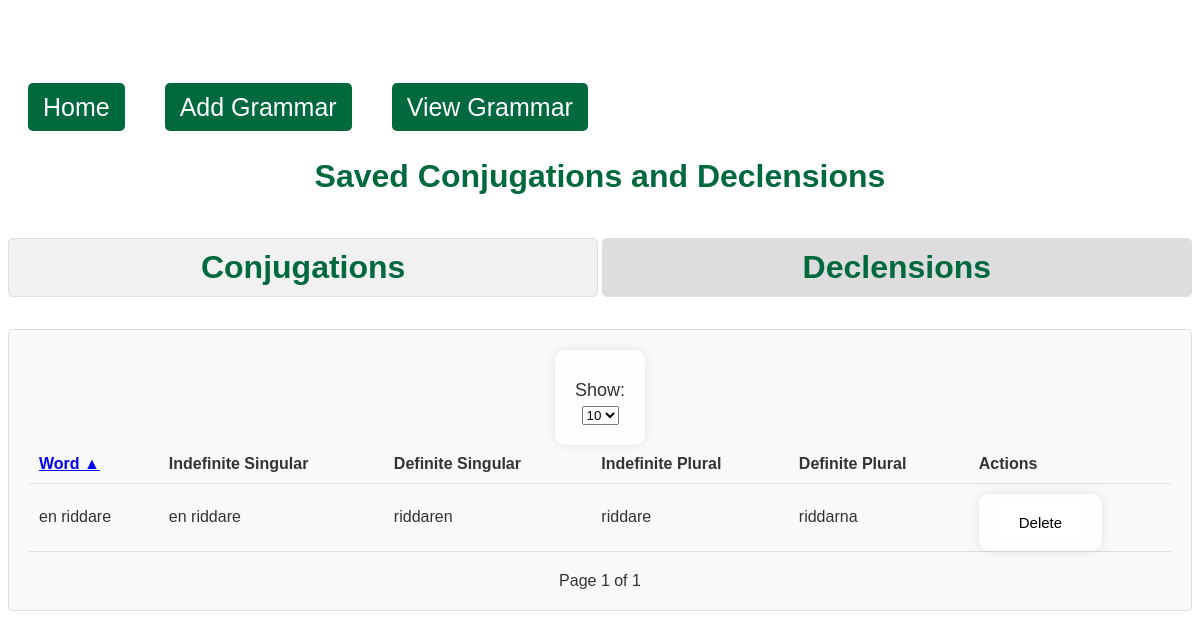
The page /view_grammar?sort_by=swedish_word&sort_order=asc&per_page=10&section=declensions on the database as committed earlier.
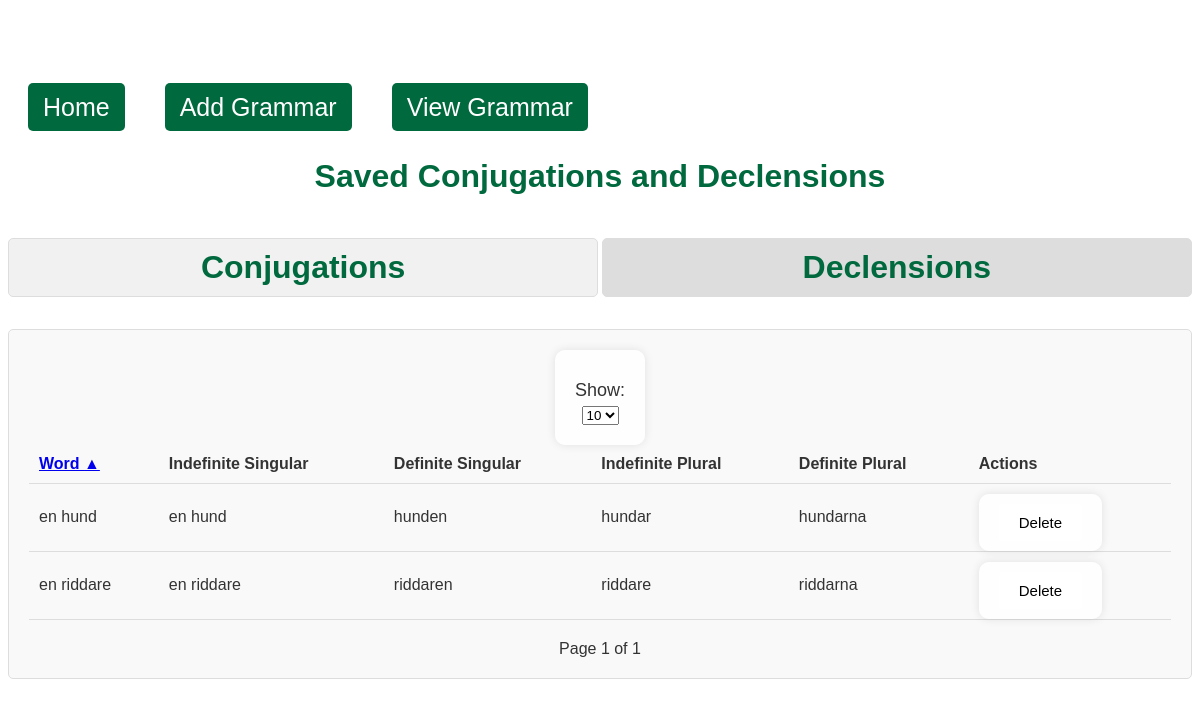
The same page on the database as committed later.
### tables this page shows
CREATE TABLE declensions (
                id INTEGER PRIMARY KEY AUTOINCREMENT,
                word_id INTEGER,
                indefinite_singular TEXT,
                definite_singular TEXT,
                indefinite_plural TEXT,
                definite_plural TEXT,
                FOREIGN KEY(word_id) REFERENCES vocabulary(id)
            );

CREATE TABLE vocabulary (
                id INTEGER PRIMARY KEY AUTOINCREMENT,
                swedish_word TEXT NOT NULL,
                german_word TEXT NOT NULL
            );

### app.py (the view)
@app.route('/view_grammar')
def view_grammar():
    per_page = int(request.args.get('per_page', 10))  # Default to 10 items per page
    page = int(request.args.get('page', 1))
    offset = (page - 1) * per_page
    sort_by = request.args.get('sort_by', 'swedish_word')
    sort_order = request.args.get('sort_order', 'asc')
    section = request.args.get('section', 'conjugations')  # Determine which section is being viewed
    with sqlite3.connect('database.db') as conn:
        cursor = conn.cursor()
        conjugations = []
        declensions = []
        total_conjugations = 0
        total_declensions = 0
        query_conjugations = f'''
            SELECT c.id, v.swedish_word, c.infinitive, c.imperative, c.present, c.preteritum, c.supinum
            FROM conjugations c
            JOIN vocabulary v ON c.word_id = v.id
            ORDER BY {sort_by} {sort_order}
            LIMIT ? OFFSET ?
        '''
        cursor.execute(query_conjugations, (per_page, offset))
        conjugations = cursor.fetchall()
        cursor.execute('SELECT COUNT(*) FROM conjugations')
        total_conjugations = cursor.fetchone()[0]
        query_declensions = f'''
            SELECT d.id, v.swedish_word, d.indefinite_singular, d.definite_singular, d.indefinite_plural, d.definite_plural
            FROM declensions d
            JOIN vocabulary v ON d.word_id = v.id
            ORDER BY {sort_by} {sort_order}
            LIMIT ? OFFSET ?
        '''
        cursor.execute(query_declensions, (per_page, offset))
        declensions = cursor.fetchall()
        cursor.execute('SELECT COUNT(*) FROM declensions')
        total_declensions = cursor.fetchone()[0]
    total_pages_conjugations = (total_conjugations + per_page - 1) // per_page
    total_pages_declensions = (total_declensions + per_page - 1) // per_page
    print(conjugations)
    print(declensions)
    return render_template('view_grammar.html',
                           conjugations=conjugations,
                           declensions=declensions,
                           page=page,
                           per_page=per_page,
                           total_pages_conjugations=total_pages_conjugations,
                           total_pages_declensions=total_pages_declensions,
                           sort_by=sort_by,
                           sort_order=sort_order,
                           section=section)

### templates/view_grammar.html (shortened to what this page needs)
<!DOCTYPE html>
<html lang="en">
<head>
    <link rel="stylesheet" href="{{ url_for('static', filename='style.css') }}">
</head>
<body>
    <nav class="navbar">
        <ul class="navbar-nav">
            <li class="nav-item">
                <a href="/">Home</a>
            </li>
            <li class="nav-item">
                <a href="/add_grammar">Add Grammar</a>
            </li>
            <li class="nav-item">
                <a href="/view_grammar">View Grammar</a>
            </li>
        </ul>
    </nav>
    <div class="grammar-container">
        <h1>Saved Conjugations and Declensions</h1>
        <div class="section-titles-container">
            <h1 id="conjugations-heading" onclick="toggleSection('conjugations')" class="{{ 'active' if section == 'conjugations' }}">Conjugations</h1>
            <h1 id="declensions-heading" onclick="toggleSection('declensions')" class="{{ 'active' if section == 'declensions' }}">Declensions</h1>
        </div>
<div id="declensions-content" class="section-content {% if section == 'declensions' %}active{% endif %}">
    <form method="get" action="{{ url_for('view_grammar') }}">
        <label for="per_page">Show:</label>
        <select name="per_page" id="per_page" onchange="this.form.submit()">
            <option value="10" {% if per_page == 10 %}selected{% endif %}>10</option>
        </select>
    </form>
    {% if declensions %}
    <table class="content-table">
        <thead>
            <tr>
                <th>
                    <a href="{{ url_for('view_grammar', sort_by='swedish_word', sort_order='asc' if sort_by != 'swedish_word' or sort_order == 'desc' else 'desc', per_page=per_page, section='declensions') }}">
                        Word {% if sort_by == 'swedish_word' %}{{ '▲' if sort_order == 'asc' else '▼' }}{% endif %}
                    </a>
                </th>
                <th>Indefinite Singular</th>
                <th>Definite Singular</th>
                <th>Indefinite Plural</th>
                <th>Definite Plural</th>
                <th>Actions</th>
            </tr>
        </thead>
        <tbody>
            {% for declension in declensions %}
            <tr>
                <td>{{ declension[1] }}</td>
                <td>{{ declension[2] }}</td>
                <td>{{ declension[3] }}</td>
                <td>{{ declension[4] }}</td>
                <td>{{ declension[5] }}</td>
                <td>
                    <form action="{{ url_for('delete_declension', id=declension[0]) }}" method="POST" style="display:inline;">
                        <button type="submit" class="delete-button">Delete</button>
                    </form>
                </td>
            </tr>
            {% endfor %}
        </tbody>
    </table>
    {% else %}
    <p>No declensions found.</p>
    {% endif %}
    <div class="pagination">
        <span>Page {{ page }} of {{ total_pages_declensions }}</span>
    </div>
</div>
</body>
</html>

Rows that differ between the two databases and show on the page:
added declensions: swedish_word "en hund", indefinite_singular "en hund", definite_singular "hunden", indefinite_plural "hundar", definite_plural "hundarna"
